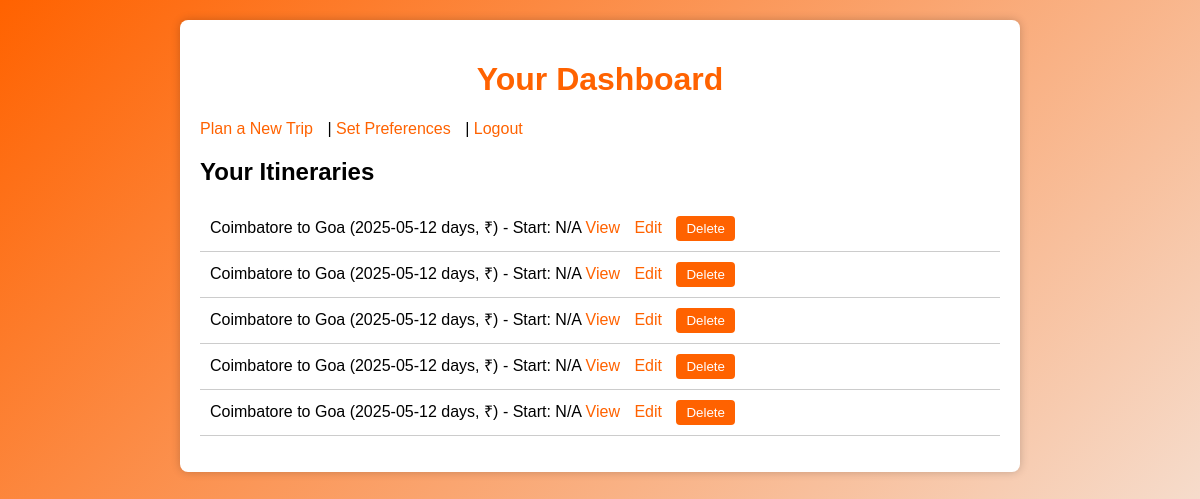
The app's page /dashboard (signed in) with its own data.
### tables this page shows
CREATE TABLE itineraries (
        id INTEGER PRIMARY KEY AUTOINCREMENT,
        user_id INTEGER,
        start TEXT,
        destination TEXT,
        budget INTEGER,
        days INTEGER,
        group_size INTEGER,
        transport TEXT,
        bike_model TEXT,
        transport_cost REAL,
        distance REAL,
        fuel_price REAL,
        plan TEXT,
        total_cost REAL,
        start_date TEXT,
        start_time TEXT,
        hotel TEXT,
        transport_details TEXT,
        train_suggestion TEXT, route_details TEXT, current_weather TEXT, map_url TEXT, hotels_list TEXT, start_coords TEXT, dest_coords TEXT, return_date TEXT, return_time TEXT, car_model TEXT, num_vehicles INTEGER DEFAULT 1, people_per_vehicle INTEGER DEFAULT 2, intra_city_fuel_cost FLOAT DEFAULT 0.0, tour_mode TEXT DEFAULT 'relaxation',
        FOREIGN KEY (user_id) REFERENCES users (id)
    );

### app.py (the view)
@app.route('/dashboard')
@login_required
def dashboard():
    conn = sqlite3.connect(DB_PATH)
    c = conn.cursor()
    c.execute("SELECT id, start, destination, start_date FROM itineraries WHERE user_id = ?", (session['user_id'],))
    itineraries = c.fetchall()
    conn.close()
    return render_template('dashboard.html', itineraries=itineraries)

### app.py (called while the page is built)
def login_required(f):
    @wraps(f)
    def decorated_function(*args, **kwargs):
        logger.debug(f"Session contents: {session}")
        if 'user_id' not in session:
            flash("Please log in to access this page.", "error")
            return redirect(url_for('login'))
        return f(*args, **kwargs)
    return decorated_function

### templates/dashboard.html (shortened to what this page needs)
<!DOCTYPE html>
<html>
<head>
</head>
<body>
    <div class="container">
        <h1>Your Dashboard</h1>
        <p><a href="{{ url_for('planner') }}">Plan a New Trip</a> | <a href="{{ url_for('preferences') }}">Set Preferences</a> | <a href="{{ url_for('logout') }}">Logout</a></p>
        <h2>Your Itineraries</h2>
        {% if itineraries %}
            <ul>
                {% for itinerary in itineraries %}
                    <li>
                        {{ itinerary[1] | capitalize }} to {{ itinerary[2] | capitalize }} ({{ itinerary[3] }} days, ₹{{ itinerary[4] }})
                        - Start: {{ itinerary[5] or 'N/A' }} {{ itinerary[6] or '' }}
                        <a href="{{ url_for('view_itinerary', itinerary_id=itinerary[0]) }}">View</a>
                        <a href="{{ url_for('planner', edit_id=itinerary[0]) }}">Edit</a>
                        <form action="{{ url_for('delete_itinerary', itinerary_id=itinerary[0]) }}" method="POST" style="display:inline;">
                            <button type="submit">Delete</button>
                        </form>
                    </li>
                {% endfor %}
            </ul>
        {% else %}
            <p>No itineraries yet. <a href="{{ url_for('planner') }}">Plan one now!</a></p>
        {% endif %}
    </div>
</body>
</html>

### templates/dashboard.html (style rules this page uses)
body { font-family: Arial, sans-serif; margin: 0; padding: 20px; background: linear-gradient(135deg, #ff6200, #f4f4f4); min-height: 100vh; }
.container { background: white; padding: 20px; border-radius: 8px; box-shadow: 0 0 10px rgba(0,0,0,0.2); max-width: 800px; margin: auto; }
h1 { color: #ff6200; text-align: center; }
ul { list-style: none; padding: 0; }
li { padding: 10px; border-bottom: 1px solid #ccc; }
a { color: #ff6200; text-decoration: none; margin-right: 10px; }
button { background: #ff6200; color: white; border: none; padding: 5px 10px; border-radius: 4px; cursor: pointer; }

### records on screen
itineraries: start "Coimbatore", destination "Goa", start_date "2025-05-12", itinerary "N/A"
itineraries: start "Coimbatore", destination "Goa", start_date "2025-05-12", itinerary "N/A"
itineraries: start "Coimbatore", destination "Goa", start_date "2025-05-12", itinerary "N/A"
itineraries: start "Coimbatore", destination "Goa", start_date "2025-05-12", itinerary "N/A"
itineraries: start "Coimbatore", destination "Goa", start_date "2025-05-12", itinerary "N/A"
